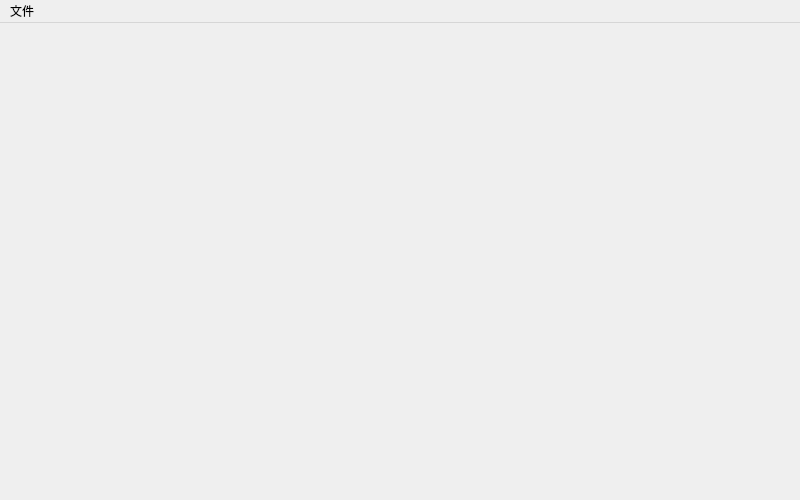
<?xml version="1.0" encoding="UTF-8"?>
<ui version="4.0">
 <class>idea_editer</class>
 <widget class="QMainWindow" name="idea_editer">
  <property name="geometry">
   <rect>
    <x>0</x>
    <y>0</y>
    <width>800</width>
    <height>500</height>
   </rect>
  </property>
  <property name="windowTitle">
   <string>MainWindow</string>
  </property>
  <widget class="QWidget" name="centralwidget"/>
  <widget class="QMenuBar" name="menuBar">
   <property name="geometry">
    <rect>
     <x>0</x>
     <y>0</y>
     <width>800</width>
     <height>24</height>
    </rect>
   </property>
   <widget class="QMenu" name="menu">
    <property name="title">
     <string>文件</string>
    </property>
    <addaction name="actionin"/>
    <addaction name="actionout"/>
    <addaction name="actionnew"/>
   </widget>
   <addaction name="menu"/>
  </widget>
  <action name="actionin">
   <property name="text">
    <string>导入</string>
   </property>
  </action>
  <action name="actionout">
   <property name="text">
    <string>导出</string>
   </property>
  </action>
  <action name="actionnew">
   <property name="text">
    <string>新建一个民族精神</string>
   </property>
  </action>
 </widget>
 <resources/>
 <connections/>
</ui>
